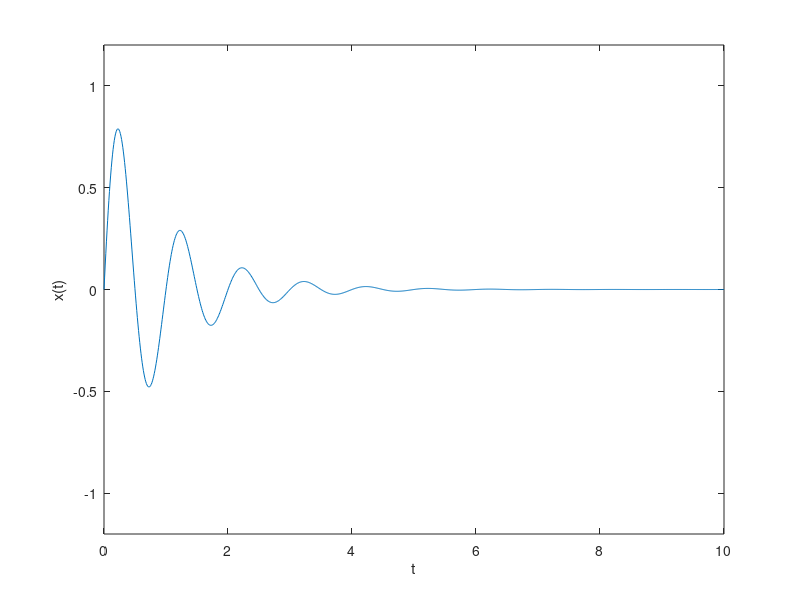

The MATLAB source for this figure:
close all
clear
clc
a = 1;
omega = 2*pi;
N = 1024;
t = linspace(0,10,N);
x = exp(-a*t).*sin(omega*t);
figure(1)
plot(t,x);
axis([0 10 -1.2 1.2])
xlabel('t'); ylabel('x(t)');
